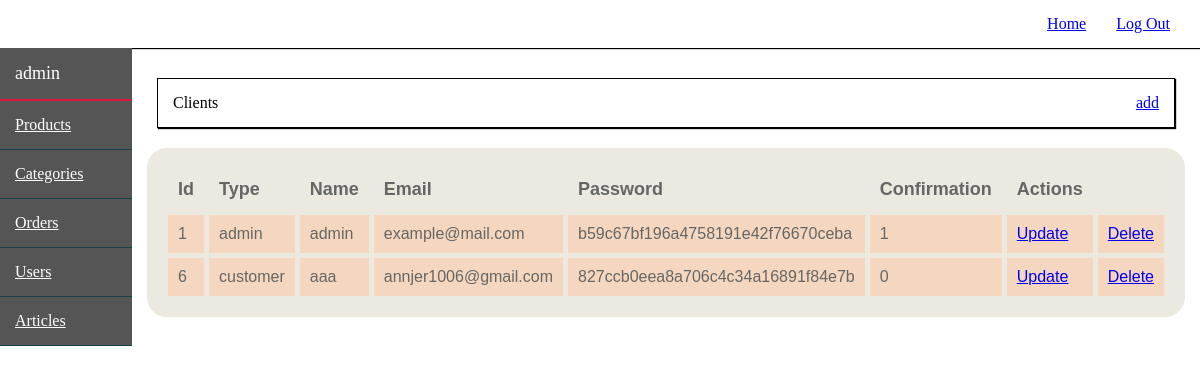
/admin/list/clients/1 (signed in), run on the app's committed database.
### tables this page shows
CREATE TABLE `fields_meta` (
  `id` int(11) NOT NULL,
  `name` varchar(50) NOT NULL,
  `table_name` varchar(50) NOT NULL,
  `type` enum('text','email','disabled','file','password','date','number','bigText') NOT NULL,
  `caption` varchar(50) NOT NULL
);

CREATE TABLE `clients` (
  `id` int(6) NOT NULL,
  `type` enum('admin','customer') NOT NULL DEFAULT 'customer',
  `name` varchar(50) NOT NULL,
  `email` varchar(30) NOT NULL,
  `password` varchar(50) NOT NULL,
  `confirmed` tinyint(1) DEFAULT '0'
);

### core/routing/Route.php (called while the page is built, shortened)
<?php
class Route
{
    protected $uri;
    protected $method;
    public function __construct(string $uri, string $action, string $method = null)
    {
        $this->uri = $uri;
        $temp = explode('/', $action);
        $this->method = $method;
    }
    protected function checkMethod(string $method): bool
    {
        if($this->method === null) {
            return true;
        }
        return strtolower($this->method) === strtolower($method);
    }
    public function checkURI($uri): bool
    {
        return preg_match("~^$this->uri$~", $uri);
    }
    public function checkRequest(Request $request): bool
    {
        if(!$this->checkMethod($request->method)){
            return false;
        }
        if(!$this->checkURI($request->uri)) {
            return false;
        }
        return true;
    }
}
function route(string $uri, string $action, string $method = null) {
    return new Route($uri, $action, $method);
}

### config/routes.php (called while the page is built, shortened)
<?php
    return [
        route('', 'PageController/showHomePage'),
        route('contact', 'PageController/showContactPage'),
        route('about', 'PageController/showAboutPage'),
        route('blog', 'PageController/showBlogPage'),
        route('single/([0-9]+)', 'PageController/showSinglePage/$1'),
        route('cake/([0-9]+)', 'PageController/showCakePage/$1'),
        route('login', 'AuthController/showLoginForm', GET),
        route('login', 'AuthController/processLogin', POST),
        route('register', 'AuthController/showRegistrationForm', GET),
        route('register', 'AuthController/processRegistration', POST),
        route('logout', 'AuthController/logout'),
        route('admin/list/([a-z]+)/([0-9]+)', 'AdminController/listAdminPage/$1/$2'),
        route('admin/add/([a-z]+)', 'AdminController/addShowAdminPage/$1', GET),
        route('admin/add/([a-z]+)', 'AdminController/addProcessAdminPage/$1', POST),
        route('admin/delete/([a-z]+)/([0-9]+)', 'AdminController/deleteAdminPage/$1/$2'),
        route('admin/update/([a-z]+)/([0-9]+)', 'AdminController/updateShowAdminPage/$1/$2', GET),
        route('admin/update/([a-z]+)/([0-9]+)', 'AdminController/updateProcessAdminPage/$1/$2', POST),
        route('api/products', 'APIController/getProducts'),
        route('api/products/byId', 'APIController/getProductsById'),
        route('makeOrder', 'OrdersController/newOrder'),
        route('confirm', 'AuthController/showLoginForm')
    ];

### core/routing/RequestFormer.php (called while the page is built, shortened)
<?php
class RequestFormer
{
    public static function getRequest(): Request {
        $request = new Request();
        if(!empty($_SERVER['REQUEST_URI'])){
            $uri = str_replace(ROOT_DIR, '', urldecode($_SERVER['REQUEST_URI']));
            $uri = trim($uri, '/');
            $request->uri = $uri;
        }
        $request->method = $_SERVER['REQUEST_METHOD'];
        return $request;
    }
}

### core/view/View.php (called while the page is built, shortened)
<?php
class View
{
    protected $view;
    protected $params;
    public function __construct(string $view, array $params = null)
    {
        $this->view = $view;
        $this->params = $params;
    }
    public function show() {
        $params = $this->params;
        require_once ROOT . '/views/' . $this->view . '.php';
    }
}

### index.php (called while the page is built, shortened)
<?php
$router = new \core\Router();
    $router->run();

### model/services/AuthService.php (called while the page is built, shortened)
<?php
class AuthService
{
    public static function getName()
    {
        return $_SESSION['USER']['name'];
    }
}

### core/dataBase/Database/Database.php (called while the page is built, shortened)
<?php
class Database
{
    private $connection;
    public function __construct(PDO $connection)
    {
        $this->connection = $connection;
    }
    public function query(string $query, array $params = null, string $fetchClass = null): array {
        $sth = $this->connection->prepare($query);
        $sth->execute($params);
        if($fetchClass) {
            $sth->setFetchMode(PDO::FETCH_CLASS, $fetchClass);
        } else {
            $sth->setFetchMode(PDO::FETCH_ASSOC);
        }
        $result = [
            'data' => $sth->fetchAll(),
            'error' => $sth->errorInfo()
        ];
        return $result;
    }
}

### core/dataBase/SQL.php (called while the page is built, shortened)
<?php
require_once 'Database/Database.php';
class SQL
{
    private static $dbh;
    private $connection;
    private $query;
    private $params;
    function __construct(PDO $connection = null)
    {
        if ($connection) {
            $this->connection = new Database($connection);
        } else {
            $this->connection = new Database(self::$dbh);
        }
        $this->params = [];
        $this->query = [];
    }
    public static function setConnection(PDO $dbh): void
    {
        self::$dbh = $dbh;
    }
    public function table(array $table): SQL
    {
        $this->query['table'] = $table;
        return $this;
    }
    public function select(array $cols = []): SQL
    {
        $this->query['select'] = $cols;
        return $this;
    }
    public function where(array $conditions): SQL
    {
        $this->query['where'] = $conditions;
        return $this;
    }
    public function limit(int $num, int $offset = 0): SQL
    {
        $this->query['limit'] = [$num, $offset];
        return $this;
    }
    private function buildQuery(): string
    {
        $qStr = '';
        if ($this->checkCommand('delete')) {
            $qStr = $this->formDeleteQuery();
        } elseif ($this->checkCommand('select')) {
            $qStr = $this->formSelectQuery();
        } elseif ($this->checkCommand('insert')) {
            $qStr = $this->formInsertQuery();
        } elseif ($this->checkCommand('update')) {
            $qStr = $this->formUpdateQuery();
        }
        return $qStr;
    }
    private function formSelectQuery(): string
    {
        $qStr = 'SELECT ';
        $qStr .=  ($this->query['select'])?
            implode(', ', $this->query['select']) : '*';
        if($this->checkCommand('table')){
            $this->addFrom($qStr, $this->query['table']);
        }
        if ($this->checkCommand('where')) {
            $this->addWhere($qStr, $this->query['where']);
        }
        if ($this->checkCommand('limit')) {
            $params = $this->query['limit'];
            $this->addLimit($qStr, $params[0], $params[1]);
        }
        return $qStr;
    }
    private function addLimit(string &$qStr, int $num, int $offset = null)
    {
        $qStr .= ' LIMIT ';
        $qStr .= ($offset !== null) ? "$offset, " : '';
        $qStr .= $num;
    }
    private function addWhere(string &$qStr, array &$params, string $prefix = 'where_')
    {
        $firstCond = array_shift($params);
        $qStr .= ' WHERE ' . $firstCond->getLeft() . ' '
            . $firstCond->getOperation() . $this->getNamedParam($prefix, 0);
        $this->params[$this->getNamedParam($prefix, 0)] = $firstCond->getRight();
    }
    private function getNamedParam(string $prefix, int $num): string
    {
        return ':' . $prefix . $num;
    }
    private function checkCommand(string $command): bool
    {
        if (array_key_exists($command, $this->query)) {
            return true;
        }
        return false;
    }
    private function substituteQueryParams(string $query, array $params = null): string
    {
        if (!$params) {
            return $query;
        }
        foreach ($params as $key => &$value) {
            $query = str_replace($key,  $this->connection->quote($value) , $query);
        }
        return $query;
    }
    public function exec(string $fetchClass = null): SQLResult
    {
        $query = $this->buildQuery();
        $answer = $this->connection->query($query, $this->params, $fetchClass);
        $query = $this->substituteQueryParams($query, $this->params);
        return new SQLResult($answer['data'], $query, $answer['error']);
    }
}

### controllers/AdminController.php (called while the page is built, shortened)
<?php
class AdminController
{
    public function listAdminPage($tableName, $page){
        $page = (int) $page;
        $fields = $this->getDB()->table(['fields_meta'])
            ->select()->where([\database\sql\equals('table_name', $tableName)])->exec()->getData();
        $offset = ROW_PER_PAGE*($page-1);
        $data = $this->getDB()->table([$tableName])->select()->limit(ROW_PER_PAGE, $offset)->exec()->getData();
        $params = [
            'title' => APP_TITLE,
            'page' => 'home',
            'data' => $data,
            'fields' => $fields,
            'tab' => ucfirst($tableName),
            'pageName'=>$tableName
        ];
        return \core\view('adminList', $params);
    }
}

### core/dataBase/conditions/Condition.php (called while the page is built, shortened)
<?php
abstract class Condition
{
    private $left;
    private $right;
    public function __construct($leftOperand, $rightOperand)
    {
        $this->left = $leftOperand;
        $this->right = $rightOperand;
    }
    public function getLeft()
    {
        return $this->left;
    }
    public function getRight()
    {
        return $this->right;
    }
}

### core/dataBase/conditions/Equals.php (called while the page is built, shortened)
<?php
require_once 'Condition.php';
class Equals extends Condition
{
    public function getOperation(): string
    {
        return '=';
    }
}

### libs/Utils.php (called while the page is built, shortened)
<?php
class Utils
{
    public static function trimText(
        string $text,
        string $ending = '...',
        int $length = MAX_PREVIEW_TEXT_LENGTH
    )
    {
        return $text;
    }
}

### views/adminList.php (the view, shortened to what this page needs)
<!DOCTYPE html>
<html>
<head>
</head>
<body>
    <header>
        <div class="links">
            <a href="<?= ROOT_DIR ?>">Home</a>
            <a href="<?= ROOT_DIR.'/logout' ?>">Log Out</a>
        </div>
    </header>
    <section class="content">
        <div class="sidebar">
            <div class="user">
                <?= AuthService::getName() ?>
            </div>
            <div class="menu">
                <div class="item"><a href="<?= ROOT_DIR.'/admin/list/products/1' ?>">Products</a></div>
                <div class="item"><a href="<?= ROOT_DIR.'/admin/list/category/1' ?>">Categories</a></div>
                <div class="item"><a href="<?= ROOT_DIR.'/admin/list/orders/1' ?>">Orders</a></div>
                <div class="item"><a href="<?= ROOT_DIR.'/admin/list/clients/1' ?>">Users</a></div>
                <div class="item"><a href="<?= ROOT_DIR.'/admin/list/articles/1' ?>">Articles</a></div>
            </div>
        </div>
        <div class="tableContent">
            <div class="tableTools">
                <span><?= $params['tab'] ?></span>
                <a href="<?= ROOT_DIR.'/admin/add/'.$params['pageName'] ?>">add</a>
            </div>
            <table>
                <tr>
                    <?php foreach ($params['fields'] as $field) { ?>
                        <th><?= $field['caption'] ?></th>
                    <?php } ?>
                    <th>Actions</th>
                </tr>
                <?php foreach ($params['data'] as $row) { ?>
                    <tr>
                        <?php foreach ($params['fields'] as $field) { ?>
                            <td><?= Utils::trimText($row[$field['name']]) ?></td>
                        <?php } ?>
                        <td><a href="<?= ROOT_DIR.'/admin/update/'.$params['pageName'].'/'.$row['id'] ?>">Update</a></td>
                        <td><a href="<?= ROOT_DIR.'/admin/delete/'.$params['pageName'].'/'.$row['id'] ?>">Delete</a></td>
                    </tr>
                <?php } ?>
            </table>
        </div>
    </section>
</body>
</html>

### core/routing/Router.php (shortened to what this page needs)
<?php
    class Router
    {
        protected $routes;
        public function __construct()
        {
            $this->routes = require_once (ROOT . '/config/routes.php');
        }
        public function run(){
            $request = RequestFormer::getRequest();
            foreach ($this->routes as $route){
                if($route->checkRequest($request)){
                    $controller = new $controllerName;
                    $methodName = $route->getFunction();
                    $params = $route->getUriParams($request->uri);
                    $result = call_user_func_array([$controller, $methodName], $params);
                    $this->processResult($result);
                    return;
                }
            }
        }
        protected function processResult($result) {
            if($result instanceof View) {
                $result->show();
            }
        }
    }

### views/adminList.php (style rules this page uses)
* { padding: 0; margin: 0; }
header { padding: 15px; box-shadow: 1px 1px 1px #000; }
.links { display: flex; justify-content: flex-end; }
.links a { margin: 0 15px; display: inline-block; }
.sidebar { width: 300px; background-color: #555; color: #fff; }
.user { padding: 15px; font-size: 18px; border-bottom: 2px solid crimson; }
.menu .item { padding: 15px; border-bottom: 1px solid #1a404b; }
.menu .item a { color: #fff; display: block; }
.content { display: flex; justify-content: flex-start; flex-wrap: nowrap; }
.tableContent { width: 100%; padding: 10px 15px; }
.tableTools { padding: 15px; box-shadow: 1px 1px 1px #000; border: 1px solid #000; margin: 20px 10px; display: flex; justify-content: space-between; }
table { font-family: "Lucida Sans Unicode", "Lucida Grande", Sans-Serif; text-align: left; border-collapse: separate; border-spacing: 5px; background: #ECE9E0; color: #656665; border: 16px solid #ECE9E0; border-radius: 20px; width: 100%; }
th { font-size: 18px; padding: 10px; }
td { background: #F5D7BF; padding: 10px; }

### data on the page
fields_meta: caption "Id", name "1", name "6"
fields_meta: caption "Type", name.type "admin", name.type "customer"
fields_meta: caption "Name", name.name "admin", name.name "aaa"
fields_meta: caption "Email", name.email "example@mail.com", name.email "annjer1006@gmail.com"
fields_meta: caption "Password", name.password "b59c67bf196a4758191e42f76670ceba", name.password "827ccb0eea8a706c4c34a16891f84e7b"
fields_meta: caption "Сonfirmation", name.confirmed "1", name.confirmed "0"
